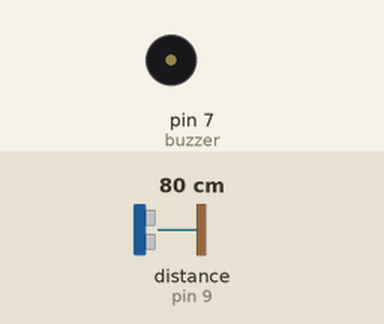
This sketch was run on a simulated Arduino Uno, built with avr-gcc and run on an emulated ATmega328P. On the bench: buzzer (waves = sounding, pin HIGH). Wiring (inferred from the names in the program): ultrasonic range finder: trigger pin 8; echo pin 9. The test bench sets the inputs (shaded band); at power-on: distance to the obstacle (sensor on pin 9) 80 cm. The echo pulse lasts 58.3 µs per cm; pins used as bus, display or sensor lines are not drawn; what the sketch prints to the serial monitor is not drawn.

Above: at 2.3 s.
2.4 s: distance to the obstacle (sensor on pin 9) set to 250 cm
At 4.2 s:
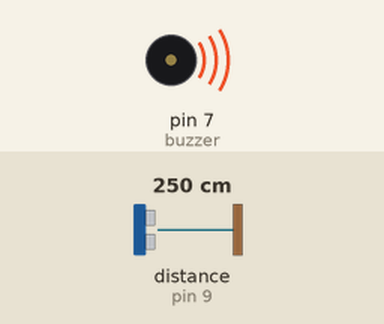
4.5 s: distance to the obstacle (sensor on pin 9) set to 206 cm
6.6 s: distance to the obstacle (sensor on pin 9) set to 197 cm
At 7.9 s:
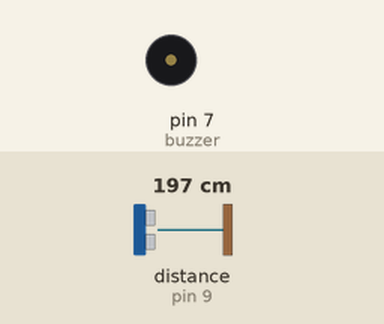
9.0 s: distance to the obstacle (sensor on pin 9) set to 299 cm
At 9.7 s:
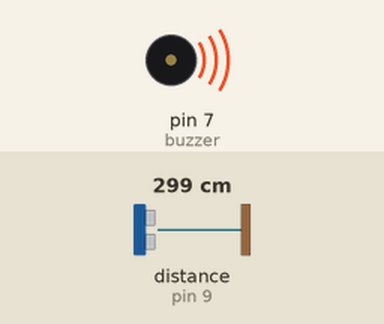
Timing chart, 0 to 12.0 s (numbered marks = the images above; inputs shaded):
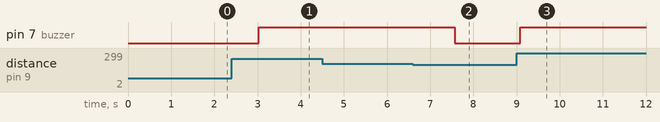

The sketch:

ultraSonicSensorDistance.ino
```cpp
/*
  VCC -> 5v
  Trig -> Trigger Pin (output)
  Echo -> Echo pin (input)
  GND -> GND (ground)
*/


#define triggerPin 8
#define echoPin 9
int buzzer = 7;

float duration, distance;

void setup() {
  Serial.begin(9600);

  pinMode(triggerPin, OUTPUT);
  pinMode(echoPin, INPUT);
  pinMode(buzzer, OUTPUT);
}

void loop() {

  // Write a pulse to the HC-SR04 Trigger Pin of UltraSonic Sensor
  digitalWrite(triggerPin, LOW);
  delayMicroseconds(2);
  digitalWrite(triggerPin, HIGH);
  delayMicroseconds(10);
  digitalWrite(triggerPin, LOW);

  // Measure the response from Echo Pin
  duration = pulseIn(echoPin, HIGH);

  // Determine distance from duration
  // Used 343 metres per second as speed of sound
  distance = (duration / 2) * 0.0343;

  // Send result to Serial Monitor
  Serial.print("Distance = ");

  if(distance > 200) {
    digitalWrite(buzzer, HIGH);
    delay(500);
  }
  else {
    digitalWrite(buzzer, LOW);
    delay(500);
  }

  if(distance > 400 || distance < 2) {
    Serial.println("Out of range");
  }
  else {
    Serial.print(distance);
    Serial.println(" sm");
    delay(500);
  }

  delay(500);

}
```

Measured:
- the behaviour switches between 201 and 200 cm on distance to the obstacle (sensor on pin 9) (found by bisection; images 1 and 2)
- after the input at 2.4 s, pin 7 (buzzer): LOW → HIGH after 0.63 s
- after the input at 4.5 s, every drawn part: stays the same
- after the input at 6.6 s, pin 7 (buzzer): HIGH → LOW after 0.97 s
- after the input at 9.0 s, pin 7 (buzzer): LOW → HIGH after 0.08 s
